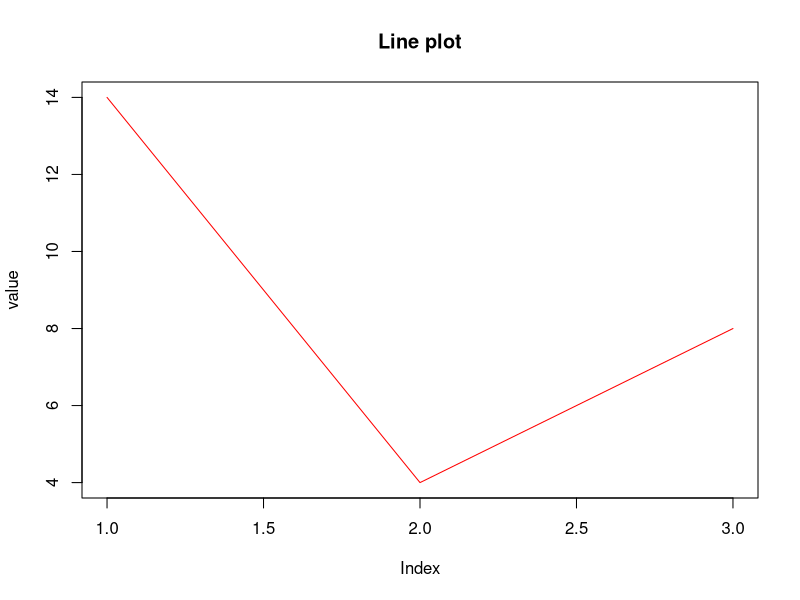
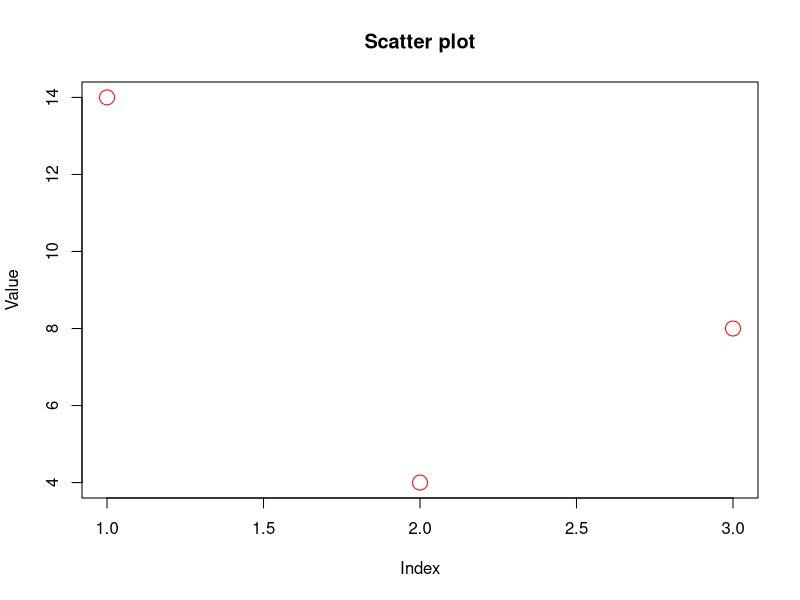

Source code (R) for these figures, in order:
# Write an R script that creates a multidimensional array and demonstrates how  to perform array slicing to extract a specific subarray. Also, use line or scatter  plot to represent the matrix values visually, and represent it using any two  suitable graphs. 

multi <- array(1:14,dim = c(4,3,2))
print(multi)

sub_array <- multi[2,,2]
print(sub_array)


# line graph
plot(sub_array,main = "Line plot", type = "l", xlab = "Index",ylab = "value",col = "red")

# histogram 
plot(sub_array,main = "Scatter plot",xlab = "Index",ylab = "Value",col = "red", cex = 2)
